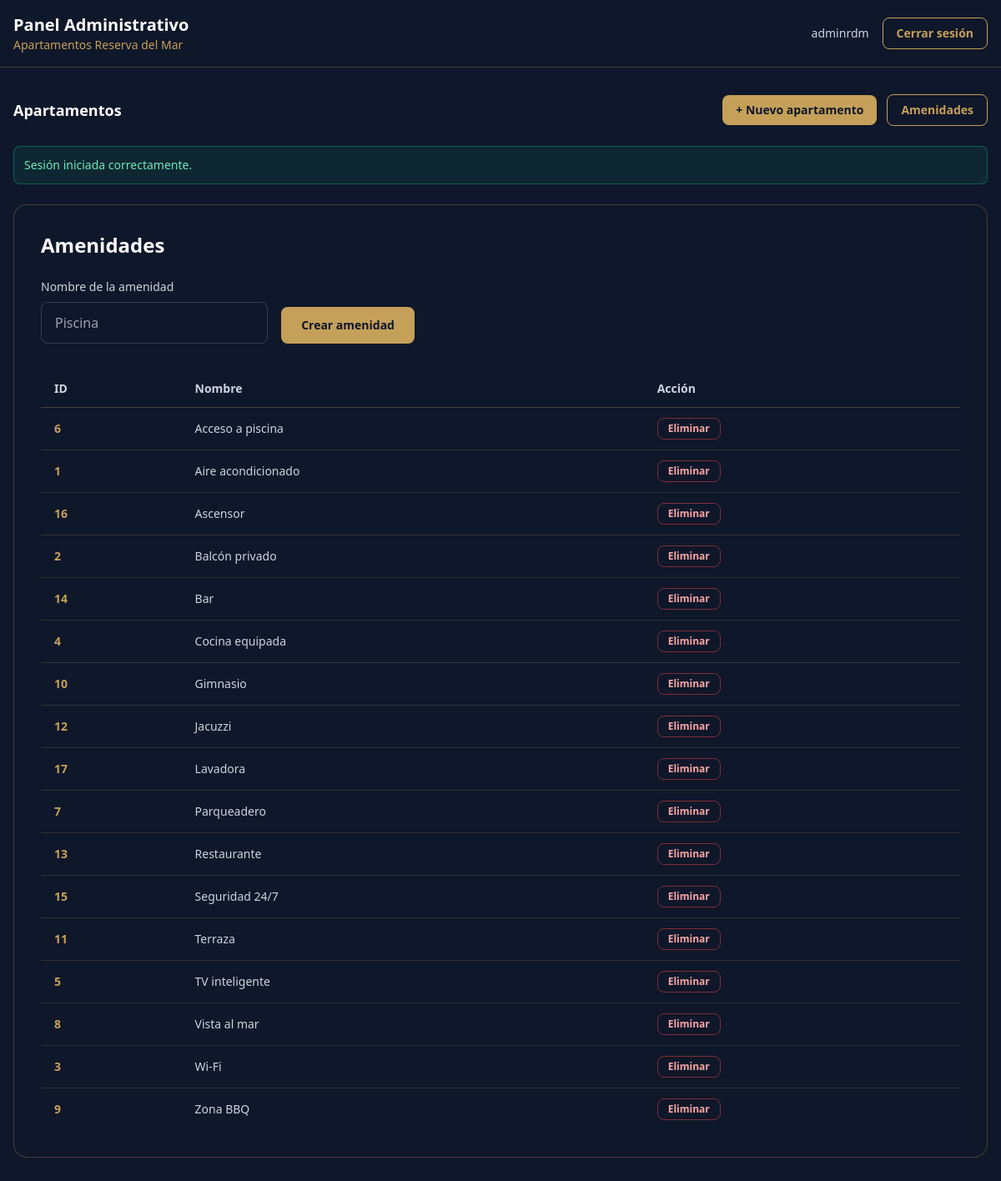
Page /admin.php?panel=amenidades (signed in) on the committed database.
### tables this page shows
CREATE TABLE amenidades (
    id INT UNSIGNED NOT NULL AUTO_INCREMENT PRIMARY KEY,
    nombre VARCHAR(120) NOT NULL,
    creado_en DATETIME NOT NULL DEFAULT CURRENT_TIMESTAMP,
    UNIQUE KEY uq_amenidades_nombre (nombre)
);

### admin.php (the view, shortened to what this page needs)
<?php
$pdo = getPDO();
function admin_flash(): array
{
    $type = (string) ($_SESSION['flash_type'] ?? '');
    $message = (string) ($_SESSION['flash_message'] ?? '');
    return ['type' => $type, 'message' => $message];
}
function admin_csrf_token(): string
{
    return (string) $_SESSION['admin_csrf_token'];
}
function admin_escape(?string $value): string
{
    return htmlspecialchars((string) $value, ENT_QUOTES | ENT_SUBSTITUTE, 'UTF-8');
}
$flash = admin_flash();
    ?>
    <?php
try {
$panelView = 'list';
$amenidades = [];
$apartments = [];
$amenidadesPorApartamento = [];
if (isset($_GET['nuevo'])) {
    $panelView = 'new';
} elseif (isset($_GET['edit'])) {
    $panelView = 'edit';
    $editingId = (int) $_GET['id'];
} elseif (isset($_GET['panel']) && (string) $_GET['panel'] === 'amenidades') {
    $panelView = 'amenidades';
}
$amenidades = $pdo->query('SELECT id, nombre FROM amenidades ORDER BY nombre ASC')->fetchAll();
} catch (Throwable $exception) {
    error_log('admin.php: ' . $exception->getMessage());
    if (!headers_sent()) {
        http_response_code(500);
    }
    ?>
    <!DOCTYPE html>
    <html lang="es">
    <head>
        <meta charset="UTF-8">
        <meta name="viewport" content="width=device-width, initial-scale=1">
        <meta name="robots" content="noindex, nofollow">
        <title>Error del Panel | Apartamentos Reserva del Mar</title>
        <script src="https://cdn.tailwindcss.com"></script>
    </head>
    <body class="min-h-screen bg-[#0F172A] text-slate-200">
        <main class="flex min-h-screen items-center justify-center px-4 py-10">
            <div class="w-full max-w-xl rounded-2xl border border-[#C5A059]/40 bg-[#0F172A] p-8 shadow-sm">
                <p class="text-sm font-bold uppercase tracking-widest text-[#C5A059]">Panel Administrativo</p>
                <h1 class="mt-2 text-2xl font-bold text-white">No se pudo cargar el panel</h1>
                <p class="mt-4 text-sm text-slate-300">
                    La base de datos no está inicializada o le faltan tablas o columnas necesarias.
                </p>
                <p class="mt-2 text-sm text-slate-300">
                    Ejecuta una vez el instalador y vuelve a intentarlo. El detalle técnico quedó registrado en el log del servidor.
                </p>
                <div class="mt-4 text-xs text-slate-500">
                    <?php if (isset($_GET['debug']) && $_GET['debug'] === '1'): ?>
                        <pre class="mt-2 overflow-x-auto rounded-lg bg-black/30 p-3 text-left text-red-300"><?= admin_escape($exception->getMessage()) ?></pre>
                    <?php else: ?>
                        <a href="/admin.php?debug=1" class="text-[#C5A059] underline">Ver detalle técnico</a>
                    <?php endif; ?>
                </div>
                <div class="mt-6 flex flex-wrap items-center gap-3">
                    <a href="/admin/setup.php" target="_blank" rel="noopener noreferrer"
                       class="rounded-lg bg-[#C5A059] px-5 py-2.5 text-sm font-bold text-[#0F172A] transition hover:bg-[#D4B26D]">
                        Ejecutar instalación
                    </a>
                    <form method="POST" action="/admin.php">
                        <input type="hidden" name="action" value="logout">
                        <input type="hidden" name="csrf_token" value="<?= admin_csrf_token() ?>">
                        <button type="submit" class="rounded-lg border border-[#C5A059] px-5 py-2.5 text-sm font-bold text-[#C5A059] transition hover:bg-[#C5A059] hover:text-[#0F172A]">
                            Cerrar sesión
                        </button>
                    </form>
                </div>
            </div>
        </main>
    </body>
    </html>
    <?php
    return;
}
?>
<!DOCTYPE html>
<html lang="es">
<head>
    <script src="https://cdn.tailwindcss.com"></script>
</head>
<body class="min-h-screen bg-[#0F172A] text-slate-200">
    <header class="border-b border-[#C5A059]/30 bg-[#0F172A]">
        <div class="mx-auto flex max-w-7xl items-center justify-between px-4 py-4">
            <div>
                <h1 class="text-xl font-bold text-white">Panel Administrativo</h1>
                <p class="text-sm text-[#C5A059]">Apartamentos Reserva del Mar</p>
            </div>
            <div class="flex items-center gap-4">
                <span class="text-sm text-slate-300"><?= admin_escape((string) ($_SESSION['admin_user'] ?? $_SESSION['admin_email'] ?? '')) ?></span>
                <form method="POST" action="">
                    <button type="submit" class="rounded-lg border border-[#C5A059] px-4 py-2 text-sm font-bold text-[#C5A059] transition hover:bg-[#C5A059] hover:text-[#0F172A]">
                        Cerrar sesión
                    </button>
                </form>
            </div>
        </div>
    </header>
    <main class="mx-auto max-w-7xl px-4 py-8">
        <div class="mb-6 flex items-center justify-between">
            <h2 class="text-lg font-bold text-white">Apartamentos</h2>
            <div class="flex items-center gap-3">
                <a href="/admin.php?panel=nuevo" class="rounded-lg bg-[#C5A059] px-4 py-2 text-sm font-bold text-[#0F172A] transition hover:bg-[#D4B26D]">+ Nuevo apartamento</a>
                <a href="/admin.php?panel=amenidades" class="rounded-lg border border-[#C5A059] px-4 py-2 text-sm font-bold text-[#C5A059] transition hover:bg-[#C5A059] hover:text-[#0F172A]">Amenidades</a>
            </div>
        </div>
        <?php if ($flash['type'] !== '' && in_array($flash['type'], ['success', 'error'], true)): ?>
            <div class="mb-6 rounded-lg border p-3 text-sm <?= $flash['type'] === 'success' ? 'border-emerald-500/40 bg-emerald-500/10 text-emerald-300' : 'border-red-500/40 bg-red-500/10 text-red-300' ?>">
                <?= admin_escape($flash['message']) ?>
            </div>
        <?php endif; ?>
        <?php if ($panelView === 'list'): ?>
            <div class="overflow-hidden rounded-2xl border border-[#C5A059]/30 bg-[#0F172A]">
                <div class="overflow-x-auto">
                    <table class="min-w-full text-sm">
                        <thead class="border-b border-[#C5A059]/30 bg-[#0F172A] text-left text-slate-300">
                            <tr>
                                <th class="px-4 py-3">ID</th>
                                <th class="px-4 py-3">Código</th>
                                <th class="px-4 py-3">Título</th>
                                <th class="px-4 py-3">Ubicación</th>
                                <th class="px-4 py-3">Huéspedes</th>
                                <th class="px-4 py-3">Hab.</th>
                                <th class="px-4 py-3">Baños</th>
                                <th class="px-4 py-3">Camas</th>
                                <th class="px-4 py-3">Amenidades</th>
                                <th class="px-4 py-3">Visible</th>
                                <th class="px-4 py-3">Acción</th>
                            </tr>
                        </thead>
                        <tbody class="divide-y divide-[#C5A059]/20 text-slate-300">
                            <?php if ($apartments === []): ?>
                                <tr>
                                    <td colspan="11" class="px-4 py-6 text-center text-slate-400">No hay apartamentos registrados.</td>
                                </tr>
                            <?php endif; ?>
                            <?php foreach ($apartments as $apartment): ?>
                                <tr>
                                    <td class="px-4 py-3 font-bold text-[#C5A059]"><?= (int) $apartment['id'] ?></td>
                                    <td class="px-4 py-3"><?= admin_escape((string) $apartment['codigo_apartamento']) ?></td>
                                    <td class="px-4 py-3"><?= admin_escape((string) $apartment['titulo']) ?></td>
                                    <td class="px-4 py-3"><?= admin_escape((string) $apartment['ubicacion']) ?></td>
                                    <td class="px-4 py-3"><?= (int) $apartment['huespedes'] ?></td>
                                    <td class="px-4 py-3"><?= (int) $apartment['habitaciones'] ?></td>
                                    <td class="px-4 py-3"><?= (int) $apartment['banos'] ?></td>
                                    <td class="px-4 py-3"><?= (int) $apartment['camas'] ?></td>
                                    <td class="px-4 py-3 text-xs">
                                        <?php
                                            $names = $amenidadesPorApartamento[(int) $apartment['id']] ?? [];
                                            echo admin_escape(implode(', ', $names));
                                        ?>
                                    </td>
                                    <td class="px-4 py-3">
                                        <span class="rounded-full px-2 py-1 text-xs font-bold <?= (int) $apartment['estado'] === 1 ? 'border border-emerald-500/40 bg-emerald-500/10 text-emerald-300' : 'border border-slate-500/40 bg-slate-500/10 text-slate-300' ?>">
                                            <?= (int) $apartment['estado'] === 1 ? 'Visible' : 'Oculto' ?>
                                        </span>
                                    </td>
                                    <td class="px-4 py-3">
                                        <div class="flex flex-wrap items-center gap-3">
                                            <a href="/admin.php?panel=edit&id=<?= (int) $apartment['id'] ?>" class="font-bold text-[#C5A059] hover:text-[#D4B26D]">Editar</a>
                                            <form method="POST" action="">
                                                <input type="hidden" name="action" value="toggle_estado">
                                                <input type="hidden" name="csrf_token" value="<?= admin_csrf_token() ?>">
                                                <input type="hidden" name="id" value="<?= (int) $apartment['id'] ?>">
                                                <button type="submit" class="rounded-lg border border-[#C5A059] px-3 py-1 text-xs font-bold text-[#C5A059] transition hover:bg-[#C5A059] hover:text-[#0F172A]">
                                                    <?= (int) $apartment['estado'] === 1 ? 'Ocultar' : 'Mostrar' ?>
                                                </button>
                                            </form>
                                            <form method="POST" action="">
                                                <input type="hidden" name="action" value="eliminar_apartamento">
                                                <input type="hidden" name="csrf_token" value="<?= admin_csrf_token() ?>">
                                                <input type="hidden" name="id" value="<?= (int) $apartment['id'] ?>">
                                                <button type="submit" class="rounded-lg border border-red-500/50 px-3 py-1 text-xs font-bold text-red-300 transition hover:bg-red-500/10">
                                                    Eliminar
                                                </button>
                                            </form>
                                        </div>
                                    </td>
                                </tr>
                            <?php endforeach; ?>
                        </tbody>
                    </table>
                </div>
            </div>
            <?php if ($adminPanelPage < $totalPages): ?>
                <div class="mt-4 flex items-center justify-between">
                    <a href="/admin.php?page=<?= max(1, $adminPanelPage - 1) ?>" class="rounded-lg border border-[#C5A059] px-4 py-2 text-sm font-bold text-[#C5A059] transition hover:bg-[#C5A059] hover:text-[#0F172A]">Anterior</a>
                    <span class="text-sm text-slate-300">Página <?= $adminPanelPage ?> de <?= $totalPages ?></span>
                    <a href="/admin.php?page=<?= min($totalPages, $adminPanelPage + 1) ?>" class="rounded-lg border border-[#C5A059] px-4 py-2 text-sm font-bold text-[#C5A059] transition hover:bg-[#C5A059] hover:text-[#0F172A]">Siguiente</a>
                </div>
            <?php endif; ?>
        <?php elseif ($panelView === 'amenidades'): ?>
            <div class="rounded-2xl border border-[#C5A059]/30 bg-[#0F172A] p-8">
                <h1 class="mb-6 text-2xl font-bold text-white">Amenidades</h1>
                <form method="POST" action="" class="mb-8 grid max-w-md gap-4 md:grid-cols-[1fr_auto]">
                    <div>
                        <label class="mb-2 block text-sm font-medium text-slate-300">Nombre de la amenidad</label>
                        <input type="text" name="nombre" class="w-full rounded-lg border border-slate-600/60 bg-[#0F172A] px-4 py-3 text-white outline-none focus:border-[#C5A059] focus:ring-2 focus:ring-[#C5A059]/40" placeholder="Piscina">
                    </div>
                    <div class="flex items-end">
                        <button type="submit" class="rounded-lg bg-[#C5A059] px-6 py-3 text-sm font-bold text-[#0F172A] transition hover:bg-[#D4B26D]">Crear amenidad</button>
                    </div>
                </form>
                <div class="overflow-x-auto">
                    <table class="min-w-full text-sm">
                        <thead class="border-b border-[#C5A059]/30 bg-[#0F172A] text-left text-slate-300">
                            <tr>
                                <th class="px-4 py-3">ID</th>
                                <th class="px-4 py-3">Nombre</th>
                                <th class="px-4 py-3">Acción</th>
                            </tr>
                        </thead>
                        <tbody class="divide-y divide-[#C5A059]/20 text-slate-300">
                            <?php foreach ($amenidades as $amenidad): ?>
                                <tr>
                                    <td class="px-4 py-3 font-bold text-[#C5A059]"><?= (int) $amenidad['id'] ?></td>
                                    <td class="px-4 py-3"><?= admin_escape((string) $amenidad['nombre']) ?></td>
                                    <td class="px-4 py-3">
                                        <form method="POST" action="">
                                            <button type="submit" class="rounded-lg border border-red-500/50 px-3 py-1 text-xs font-bold text-red-300 transition hover:bg-red-500/10">Eliminar</button>
                                        </form>
                                    </td>
                                </tr>
                            <?php endforeach; ?>
                        </tbody>
                    </table>
                </div>
            </div>
        <?php endif; ?>
    </main>
</body>
</html>

### rows in the picture
amenidades: id "6", nombre "Acceso a piscina"
amenidades: id "1", nombre "Aire acondicionado"
amenidades: id "16", nombre "Ascensor"
amenidades: id "2", nombre "Balcón privado"
amenidades: id "14", nombre "Bar"
amenidades: id "4", nombre "Cocina equipada"
amenidades: id "10", nombre "Gimnasio"
amenidades: id "12", nombre "Jacuzzi"
amenidades: id "17", nombre "Lavadora"
amenidades: id "7", nombre "Parqueadero"
amenidades: id "13", nombre "Restaurante"
amenidades: id "15", nombre "Seguridad 24/7"
amenidades: id "11", nombre "Terraza"
amenidades: id "5", nombre "TV inteligente"
amenidades: id "8", nombre "Vista al mar"
amenidades: id "3", nombre "Wi-Fi"
amenidades: id "9", nombre "Zona BBQ"

### other values in the picture
admin_escape($flash['message']) "Sesión iniciada correctamente."
